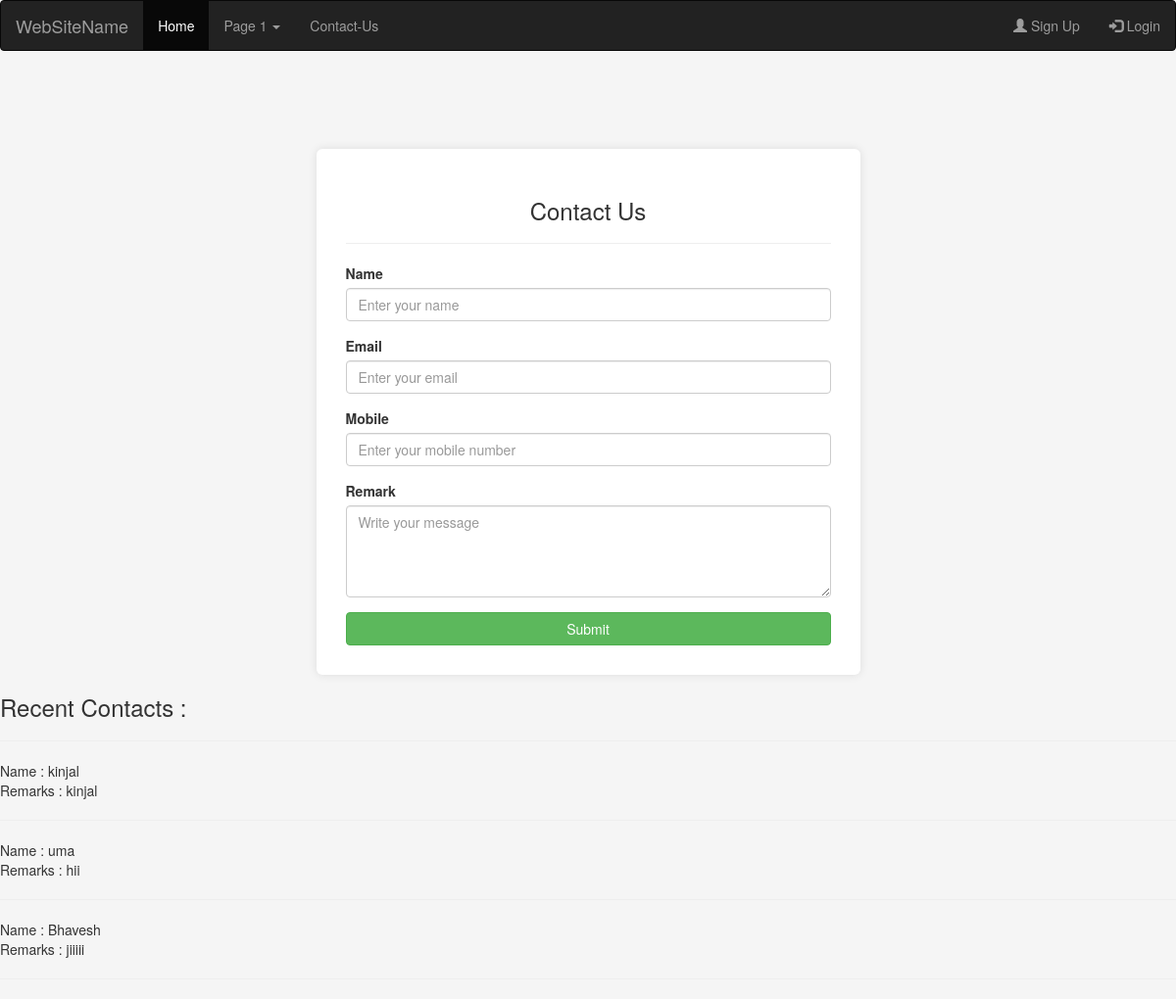
Page /contact/ on the committed database.
### myapp/models.py (models this page shows, shortened)
class Contact(models.Model):
    name=models.CharField(max_length=100)
    email=models.EmailField()
    mobile=models.PositiveIntegerField()
    remark=models.TextField()

### myapp/views.py (the view)
# urls.py: path('contact/',views.contact,name='contact'),
def contact(request):
    if request.method == 'POST':
        Contact.objects.create(
        name=request.POST['name'],
        email=request.POST['email'],
        mobile=request.POST['mobile'],
        remark=request.POST['remark']
        )
        msg="Contact saved successfully"
        contact=Contact.objects.all().order_by('-id')[:3]
        return render(request,'contact.html',{'msg':msg,'contact':contact})
    else:
        contact=Contact.objects.all().order_by('-id')[:3]
        return render(request,'contact.html',{'contact':contact})

### myapp/templates/contact.html (shortened to what this page needs)
{% extends 'header.html' %}
{% block content %}
<!DOCTYPE html>
<html lang="en">
<head>
</head>
<body>
<div class="container">
  <div class="row">
    <div class="col-sm-6 col-sm-offset-3">
      <div class="contact-box">
        <h3 class="text-center">Contact Us</h3>
        <hr>
        <form method="post" action="{% url 'contact' %}">
          <div class="form-group">
            <label>Name</label>
            <input type="text" class="form-control" name="name" placeholder="Enter your name" required>
          </div>
          <div class="form-group">
            <label>Email</label>
            <input type="email" class="form-control" name="email" placeholder="Enter your email" required>
          </div>
          <div class="form-group">
            <label>Mobile</label>
            <input type="text" class="form-control" name="mobile" placeholder="Enter your mobile number" required>
          </div>
          <div class="form-group">
            <label>Remark</label>
            <textarea class="form-control" rows="4" name="remark" placeholder="Write your message" required></textarea>
          </div>
          <input type="submit" value="Submit" class="btn btn-success btn-block">
        </form>
      </div>
    </div>
  </div>
</div>
<h3>Recent Contacts :</h3>
<hr>
{% for i in contact %}
  Name : {{i.name}} <br>
  Remarks : {{i.remark}} <br><hr>
{% endfor %}
</body>
</html>
{% endblock %}

### myapp/templates/contact.html (style rules this page uses)
body { background-color: #f5f5f5; }
.contact-box { margin-top: 80px; padding: 30px; background: #fff; border-radius: 6px; box-shadow: 0 0 10px rgba(0,0,0,0.1); }

### rows in the picture
Contact: name "kinjal", remark "kinjal"
Contact: name "uma", remark "hii"
Contact: name "Bhavesh", remark "jiiiii"
